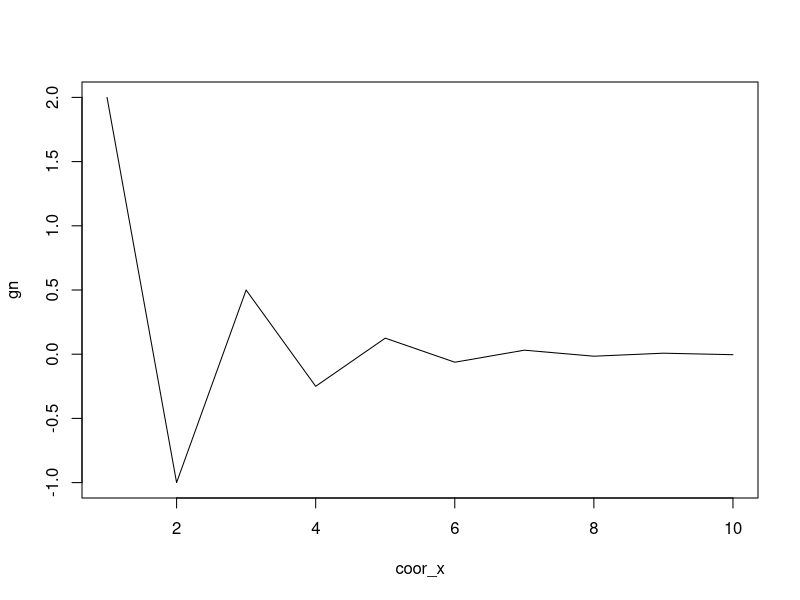

Generate this figure with R:
# Problem 1.1 ----
for (i in c(1:10)) {
    print (-3 * i + 7)
}

# Problem 1.2 ----
coor_x <- c(1:10)
gn <- 2 * (-0.5) ^ (coor_x - 1)
plot(coor_x, gn, type = 'l')

# Problem 2.1 ----
